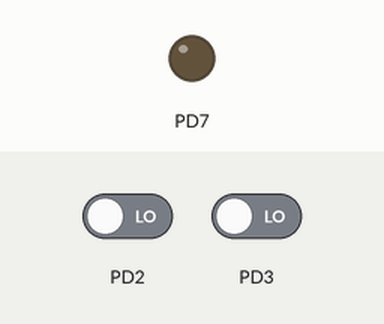
This program was run on a simulated ATmega328P, built with avr-gcc and emulated at 16 MHz. Shown: output pins drawn as LEDs (lit = HIGH). The test bench sets the inputs (shaded band); at power-on: PD2 LOW, PD3 LOW.

Above: at 1.2 s.
1.3 s: PD2 driven HIGH
At 1.6 s:
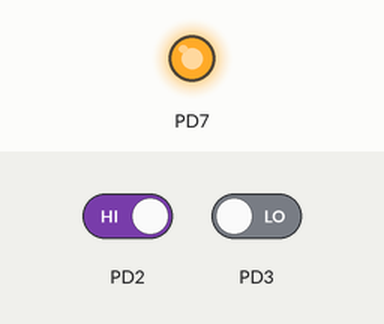
2.8 s: PD3 driven HIGH
At 4.0 s:
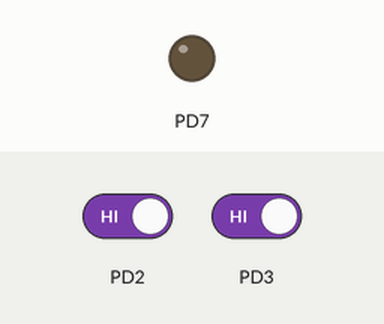
Timing chart, 0 to 5.8 s (numbered marks = the images above; inputs shaded):
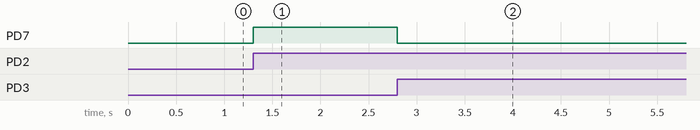

Measured:
- after the input at 1.3 s, PD7: LOW → HIGH at once
- after the input at 2.8 s, PD7: HIGH → LOW at once

The program:

main.c
```c
/* Der ATmega328P läuft mit einer Frequenz von 16 MHz */
#define F_CPU 16000000L

/* Einbinden der benötigten Bibliotheken */
#include <avr/io.h>
#include <util/delay.h>

int main() {

	/*
	Alle Bits des DataDirectionRegister von Port D
	(DDRD) werden auf LOW gesetzt, sind somit als
	Eingang konfiguriert.
	In Binärschreibweise ist DDRD jetzt: 00000000
	*/
	DDRD = 0x00;

	/*
	Das Bit an 8. Stelle (D7) wird auf Eins
	gesetzt -> Ausgang
	In Binärschreibweise ist DDRD jetzt: 10000000
	*/
	DDRD |= (1 << DDD7);

	/*
	Das Bit an 8. Stelle (D7) von PortD wird jetzt
	auf HIGH gesetzt. Die anderen Bits von Port D
	bleiben unverändert.
	In Binärschreibweise ist PortD jetzt: 1xxxxxxx
	*/
	PORTD &= ~(1 << PORTD7);

	/*
	Das Bit an der 2. Stelle von Port D (DDD2) wird
	auf LOW gesetzt. Wenn diese Bit als Eingang definiert
	ist, wird dadurch der Pull-Up Widerstand deaktiviert.
	In Binärschreibweise ist PortD jetzt: xxxxx0xx
	*/
	PORTD &= ~(1 << DDD2);

	/*
	Das Bit an der 3. Stelle von Port D (DDD3) wird
	auf LOW gesetzt. Wenn diese Bit als Eingang definiert
	ist, wird dadurch der Pull-Up Widerstand deaktiviert.
	In Binärschreibweise ist PortD jetzt: xxxx0xxx
	*/
	PORTD &= ~(1 << DDD3);

	// Werkstück Counter, zählt wieviele WS sich auf dem Band befinden
	int wsCounter = 0;

	// Flag, ob gerade ein WS sich im Sensorbereich am Bandanfang befindet
	int anfangBelegt = 0;

	// Flag, ob gerade ein WS sich im Sensorbereich am Bandende befindet
	int endeBelegt = 0;

	while(1) {
		// Prüfen, ob der Endlagensensor am Bandanfang aktiv ist
		if( PIND & (1 << DDD2) ) {
			/*
			Prüfen ob anfangBelegt == 0 ist.  Falls ja, dann handelt
			es sich um eine steigende Flanke am Sensor
			*/
			if( anfangBelegt == 0) {
				// Werkstück ist neu am Anfang, daher anfangBelegt setzen
				anfangBelegt = 1;
				// wsCounter um eins hochzählen
				wsCounter++;
			}
		} else {
			// Es befindet sich kein WS im Anfangsbereich
			anfangBelegt = 0;
		}

		// Prüfen, ob der Endlagensensor am Bandende aktiv ist
		if( PIND & (1 << DDD3) ) {
			// Es befindet sich ein WS im Endbereich, endeBelegt auf 1 setzen
			endeBelegt = 1;
		} else {
			/*
			Falls endeBelegt == 1 ist, dann hat ein Werkstück
			den Sensorbereich am Bandende verlassen.
			endeBelegt wird wieder auf 0 gesetzt
			wsCounter wird eins heruntergezählt (falls wsCounter größer als 0 ist)
			*/
			if(endeBelegt == 1) {
				endeBelegt = 0;
				if(wsCounter > 0) wsCounter--;
			}
		}

		if(wsCounter > 0 && endeBelegt == 0) {
			// Förderband vorwärts drehen
			PORTD |= (1 << DDD7);
		} else {
			// Förderband anhalten
			PORTD &= ~(1 << DDD7);
		}
	}
}
```
